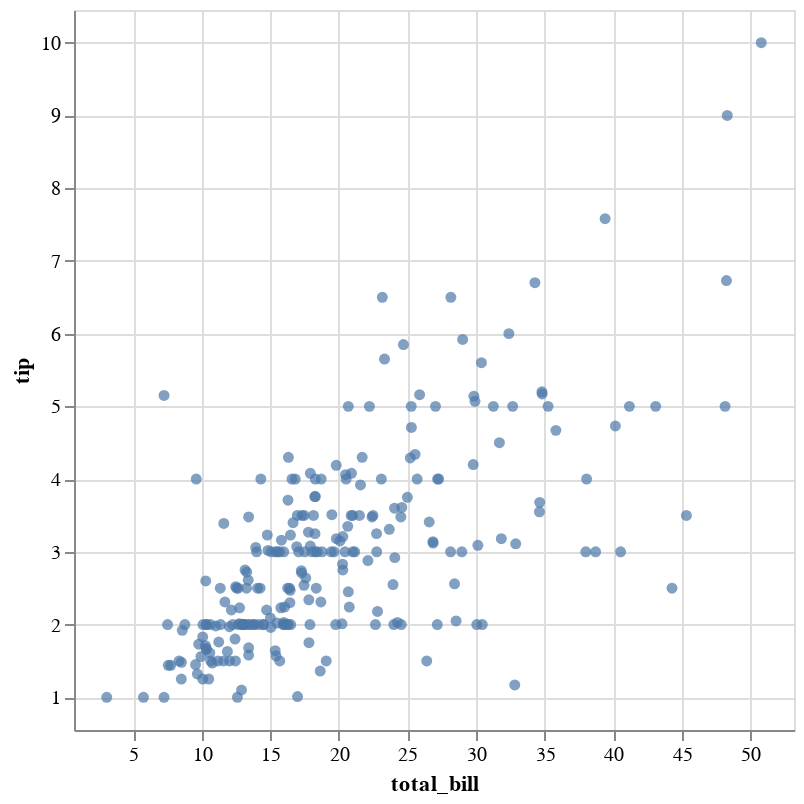

Notebook cell for this chart:
### Code cell
display(salt.lmplot(x="total_bill", y="tip", data=tips, fit_reg=False))
g = sns.lmplot(x="total_bill", y="tip", data=tips, fit_reg=False)

### Figure 1 — Vega-Lite specification as saved in the notebook (floating-point values rounded to 4 significant figures; data arrays with more than 128 entries replaced by an {"elided": "..."} marker saying what was removed)
{"$schema": "https://vega.github.io/schema/vega-lite/v2.4.1.json", "config": {"view": {"height": 300, "width": 400}}, "height": 360, "layer": [{"data": {"values": {"elided": "244 records"}}, "encoding": {"x": {"axis": {"title": "total_bill"}, "field": "total_bill", "scale": {"domain": [0.683, 53.2], "nice": false}, "type": "quantitative"}, "y": {"axis": {"title": "tip"}, "field": "tip", "scale": {"domain": [0.55, 10.45], "nice": false}, "type": "quantitative"}}, "mark": {"clip": true, "type": "circle"}}], "title": "", "width": 360}
